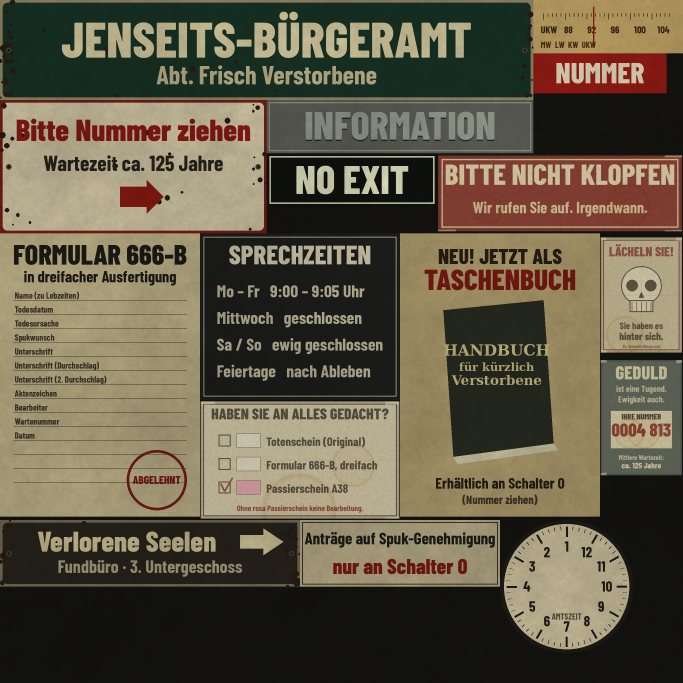
#> input picture v3/assets/warteraum/src/signs.png, 2048 x 2048 px (shown at 1/3 size)
$ python -i gen_posters.py   (imports and definitions only)
#> lines starting #> are read from the running program, lines starting #| are printed output that depends on the picture
# Verblichene Amts-Plakate (Parodie, frei erfunden) in freie Zellen des Schilder-Atlas malen (signs.png) + atlas.json ergänzen.
# python3 gen_posters.py   (idempotent: malt die Zellen jedes Mal neu)
import json, os, math, random
import numpy as np
from PIL import Image, ImageDraw, ImageFont, ImageFilter
SRC=os.path.join(os.path.dirname(os.path.abspath(__file__)),'../../assets/warteraum/src')
F='/usr/share/fonts/truetype/sand-box/google/'
def font(n,s):
    for p in [F+n,n]:
        if os.path.exists(p): return ImageFont.truetype(p,s)
    return ImageFont.truetype('/usr/share/fonts/truetype/dejavu/DejaVuSans-Bold.ttf',s)
BC='Barlow Condensed/BarlowCondensed-Bold.ttf'; BCX='Barlow Condensed/BarlowCondensed-ExtraBold.ttf'; SER='/usr/share/fonts/truetype/dejavu/DejaVuSerif-Bold.ttf'
# [2 lines not run here, left out]
def ctext(d,x,y,w,txt,f,fill):
    bb=d.textbbox((0,0),txt,font=f); d.text((x+(w-(bb[2]-bb[0]))/2-bb[0],y-bb[1]),txt,font=f,fill=fill)
def age(im,fade=0.35,seed=0):
    """vergilbt, ausgeblichen, Knickfalten, Wasserfleck, Klebeband-Ecken"""
    w,h=im.size; a=np.asarray(im).astype(float)/255
    yel=np.array([0.80,0.74,0.58]); a=a*(1-fade)+yel*fade*0.9          # Sonnenbleiche
    r=np.random.default_rng(seed); n=r.normal(size=(h//6+1,w//6+1)); n=np.asarray(Image.fromarray(((n-n.min())/(n.max()-n.min())*255).astype(np.uint8)).resize((w,h),Image.BICUBIC)).astype(float)/255
    a*=0.86+0.14*n[...,None]                                              # fleckig
    yy,xx=np.mgrid[0:h,0:w]
    for k in range(2):                                                    # Wasserrand
        cx,cy,rr=r.uniform(0.2,0.8)*w,r.uniform(0.5,0.95)*h,r.uniform(0.12,0.3)*min(w,h)
        dd=np.sqrt((xx-cx)**2+(yy-cy)**2); ring=np.exp(-((dd-rr)/(rr*0.06))**2)*0.18+(dd<rr)*0.05
        a*=1-ring[...,None]*np.array([0.2,0.45,0.9])
    for fx in [0.5]:                                                      # Knickfalte
        f=np.exp(-((xx-w*fx)/1.5)**2)*0.10; a*=1-f[...,None]
    f=np.exp(-((yy-h*0.5)/1.5)**2)*0.08; a*=1-f[...,None]
    e=np.minimum(np.minimum(xx,w-1-xx),np.minimum(yy,h-1-yy)); a*=(0.78+0.22*np.clip(e/14,0,1))[...,None]   # dunkle Ränder
    out=Image.fromarray((np.clip(a,0,1)*255).astype(np.uint8)); d=ImageDraw.Draw(out,'RGBA')
    for (tx,ty) in [(0,0),(w,0),(0,h),(w,h)]:                             # Klebeband
        if r.random()<0.8:
            cw,ch=max(16,w//7),max(8,h//24); px=tx-cw//2; py=ty-ch//2
            d.polygon([(px,py+ch*0.2),(px+cw,py-ch*0.1),(px+cw,py+ch),(px,py+ch*1.2)],fill=(214,206,170,120))
    return out.filter(ImageFilter.GaussianBlur(0.5))
def cell(name,x,y,w,h,im): A.paste(im.resize((w,h),Image.LANCZOS),(x,y)); AJ['signs'][name]=[x,y,w,h]
# 1) Hochformat: LÄCHELN SIE! (Totenkopf-Smiley)
w,h=480,680; im=Image.new('RGB',(w,h),(196,186,150)); d=ImageDraw.Draw(im)
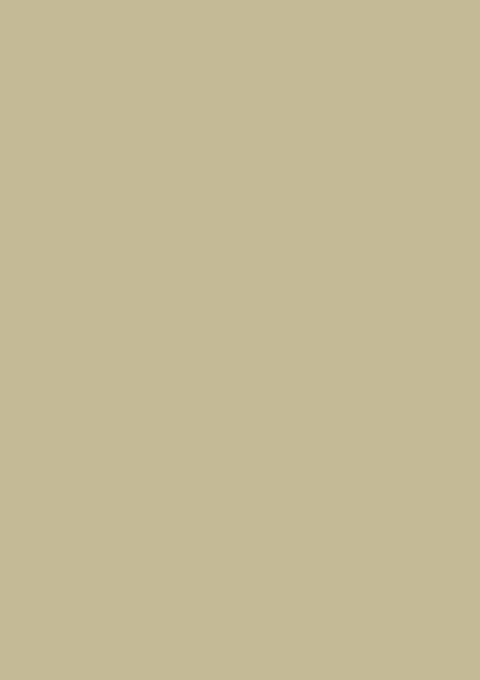
#> im: PIL image 480x680 RGB; mean R, G, B 196, 186, 150
# [11 lines not run here, left out]
# 2) Hochformat: Wartenummern-Info
w,h=480,680; im=Image.new('RGB',(w,h),(58,74,70)); d=ImageDraw.Draw(im)
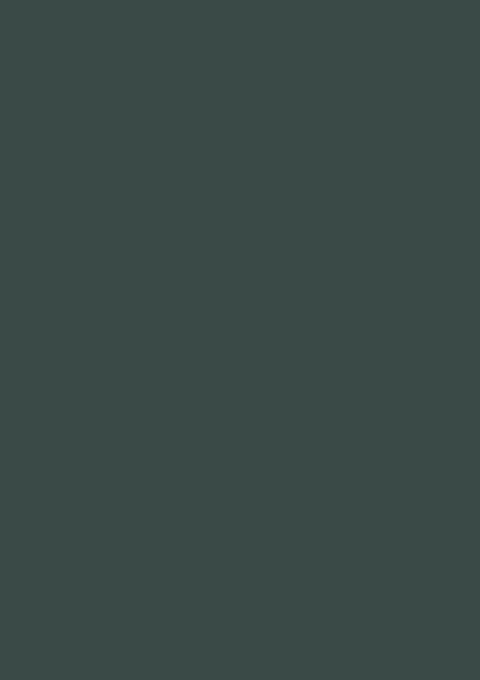
#> im: PIL image 480x680 RGB; mean R, G, B 58, 74, 70
# [6 lines not run here, left out]
# 3) Querformat: Passierschein A38 (rosa) – Vorbote für das Rätsel
w,h=1000,600; im=Image.new('RGB',(w,h),(206,198,170)); d=ImageDraw.Draw(im)
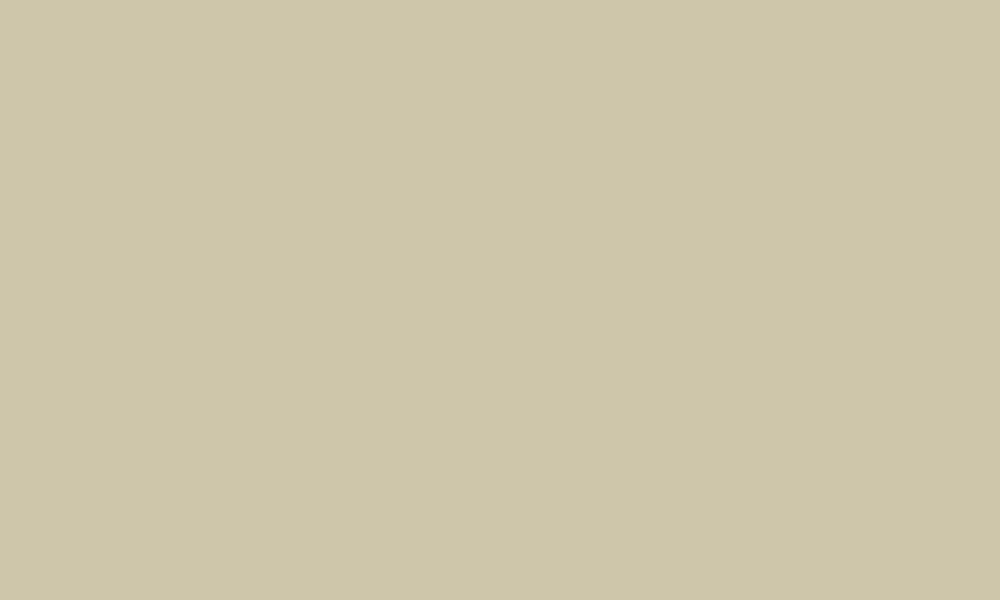
#> im: PIL image 1000x600 RGB; mean R, G, B 206, 198, 170
# [2 lines not run here, left out]
items=[('Totenschein (Original)',(226,222,206)),('Formular 666-B, dreifach',(226,222,206)),('Passierschein A38',(226,150,176))]
# [6 lines not run here, left out]
# 4) Banner: Bitte nicht klopfen
w,h=1100,340; im=Image.new('RGB',(w,h),(120,30,26)); d=ImageDraw.Draw(im)
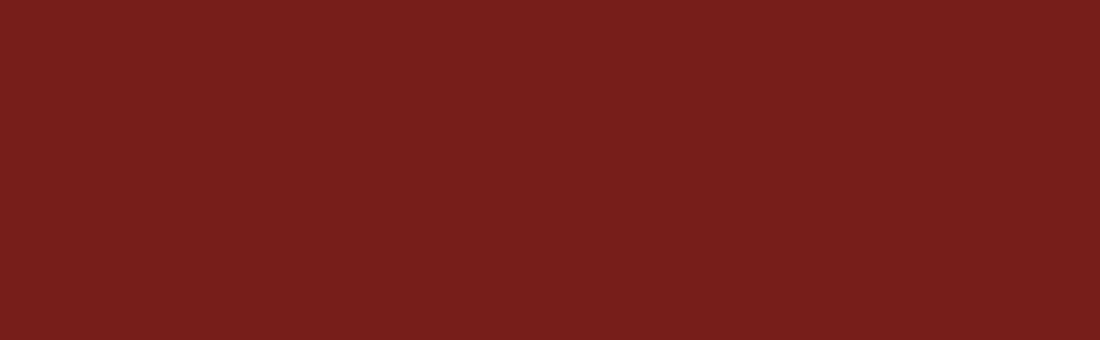
#> im: PIL image 1100x340 RGB; mean R, G, B 120, 30, 26
# [4 lines not run here, left out]

>>> from PIL import Image
>>> picture = Image.open('../../assets/warteraum/src/signs.png')
#> picture is the input picture: PIL image 2048x2048 RGB; mean R, G, B 98.2, 89.9, 70.7
>>> result = age(picture)
#> in age, `e = np.minimum(np.minimum(xx, w - 1 - xx), np.minimum(yy, h - 1 - yy))`:
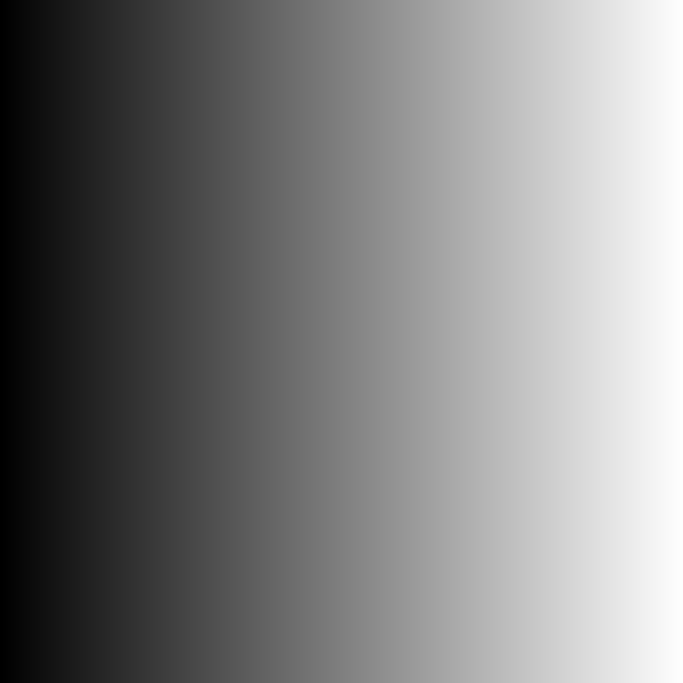
#> xx: shape (2048, 2048) int64 (shown at 1/3 size); min 0, max 2047, mean 1023.5; drawn with min black and max white
#> in age, `e = np.minimum(np.minimum(xx, w - 1 - xx), np.minimum(yy, h - 1 - yy))`:
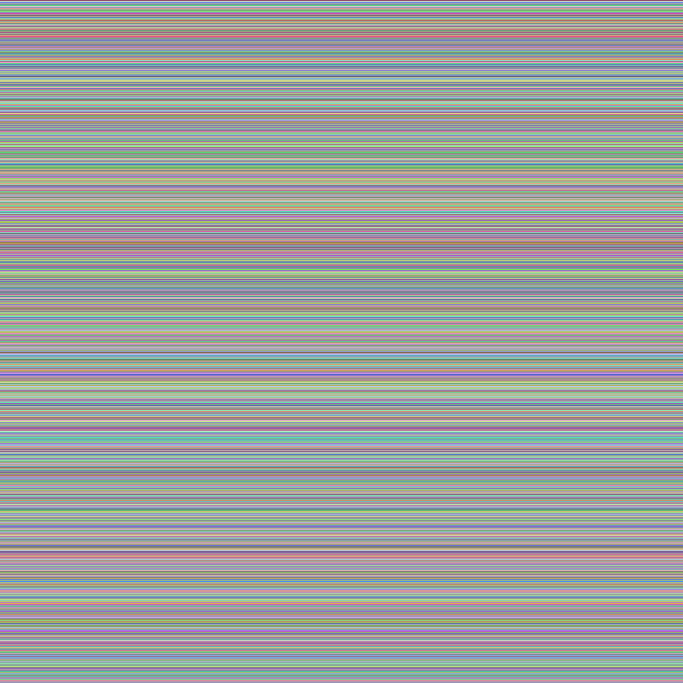
#> yy: shape (2048, 2048) int64 (shown at 1/3 size); 2048 distinct labels, from 0 to 2047; one colour per label, 0 black
#> in age, `a *= (0.78 + 0.22 * np.clip(e / 14, 0, 1))[..., None]`:
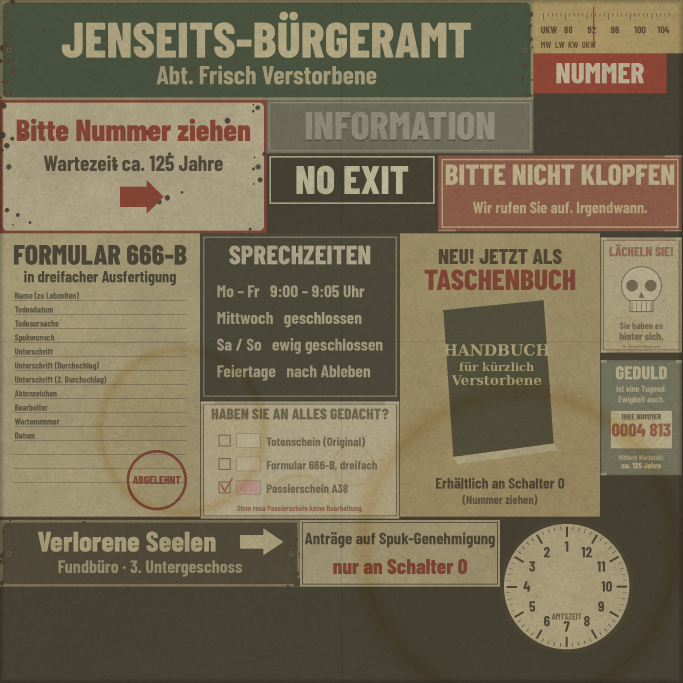
#> a: shape (2048, 2048, 3) float64 (shown at 1/3 size); mean R, G, B 0.463, 0.424, 0.33

$ run again, on v3/assets/warteraum/src/fig_assi.png
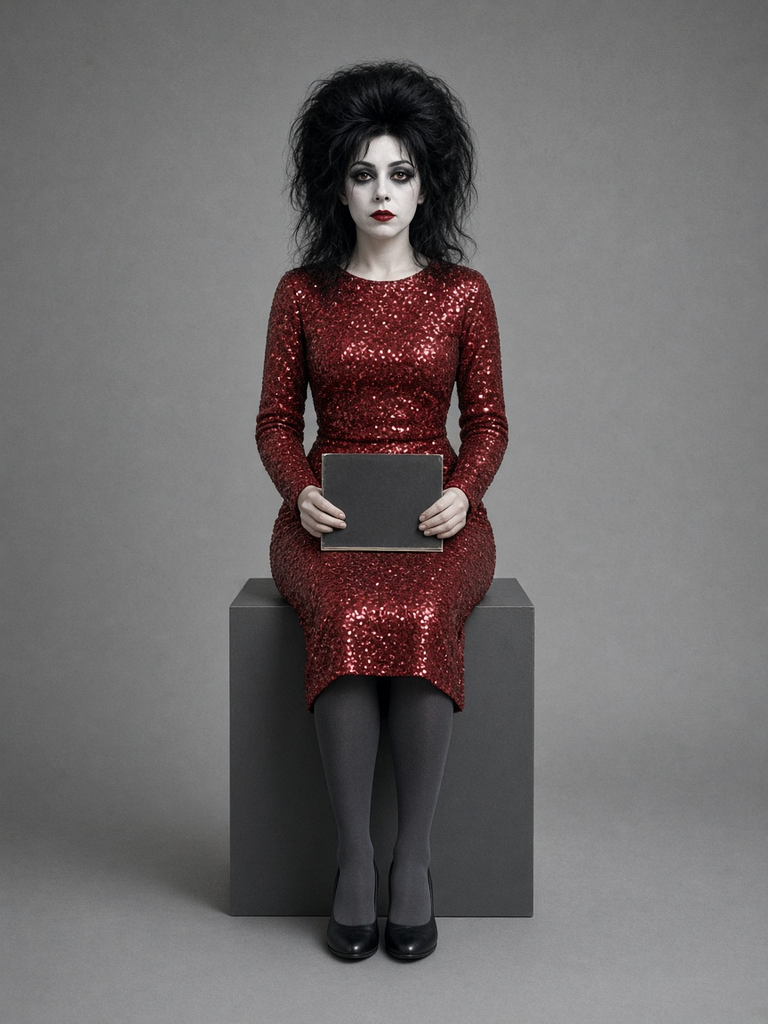
#> input picture v3/assets/warteraum/src/fig_assi.png, 768 x 1024 px
#> picture is the input picture: PIL image 768x1024 RGB; mean R, G, B 110.3, 105.9, 106.4
#> in age, `a = a * (1 - fade) + yel * fade * 0.9`:
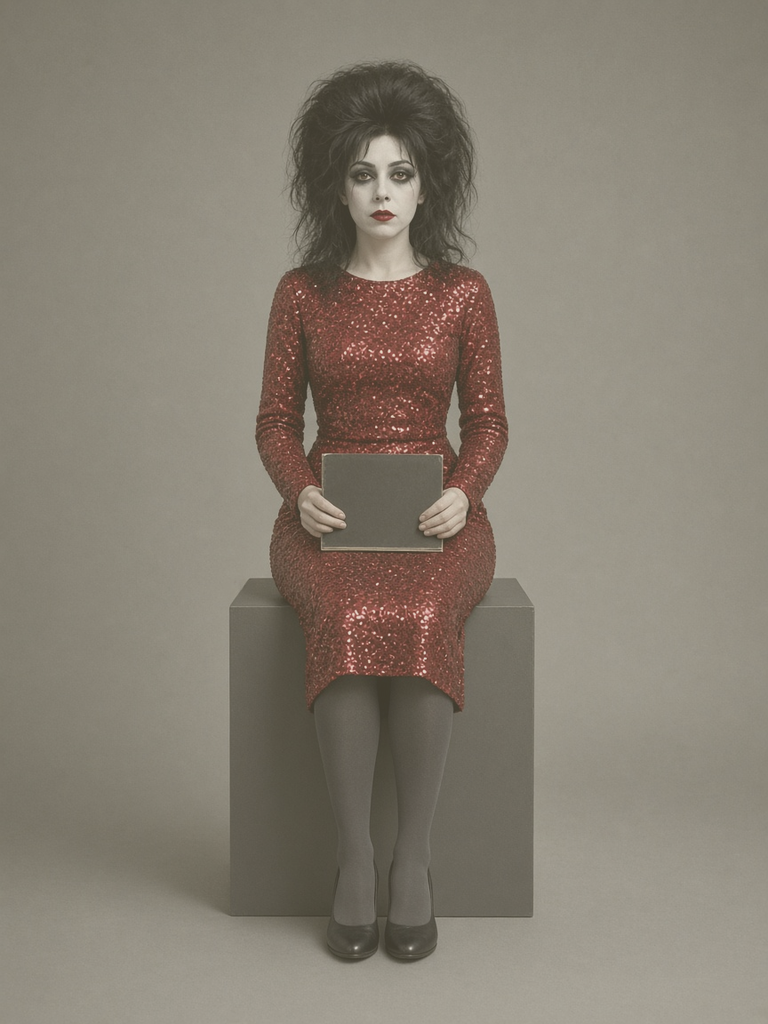
#> a: shape (1024, 768, 3) float64; mean R, G, B 0.533, 0.503, 0.454
#> in age, `e = np.minimum(np.minimum(xx, w - 1 - xx), np.minimum(yy, h - 1 - yy))`:
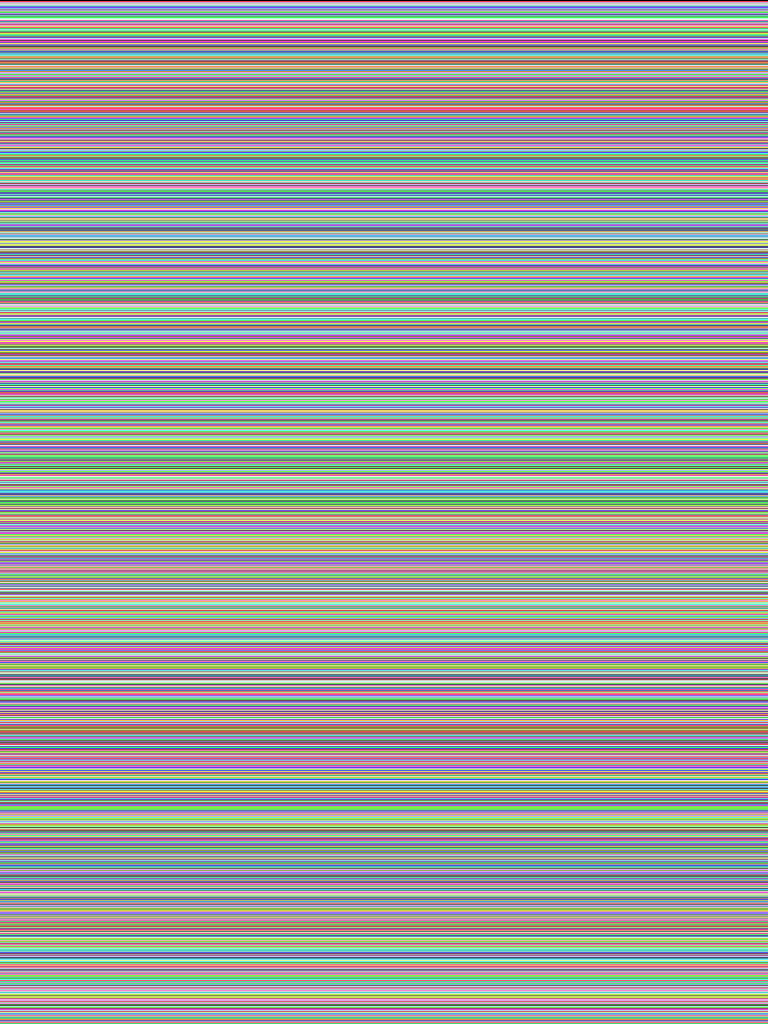
#> yy: shape (1024, 768) int64; 1024 distinct labels, from 0 to 1023; one colour per label, 0 black
